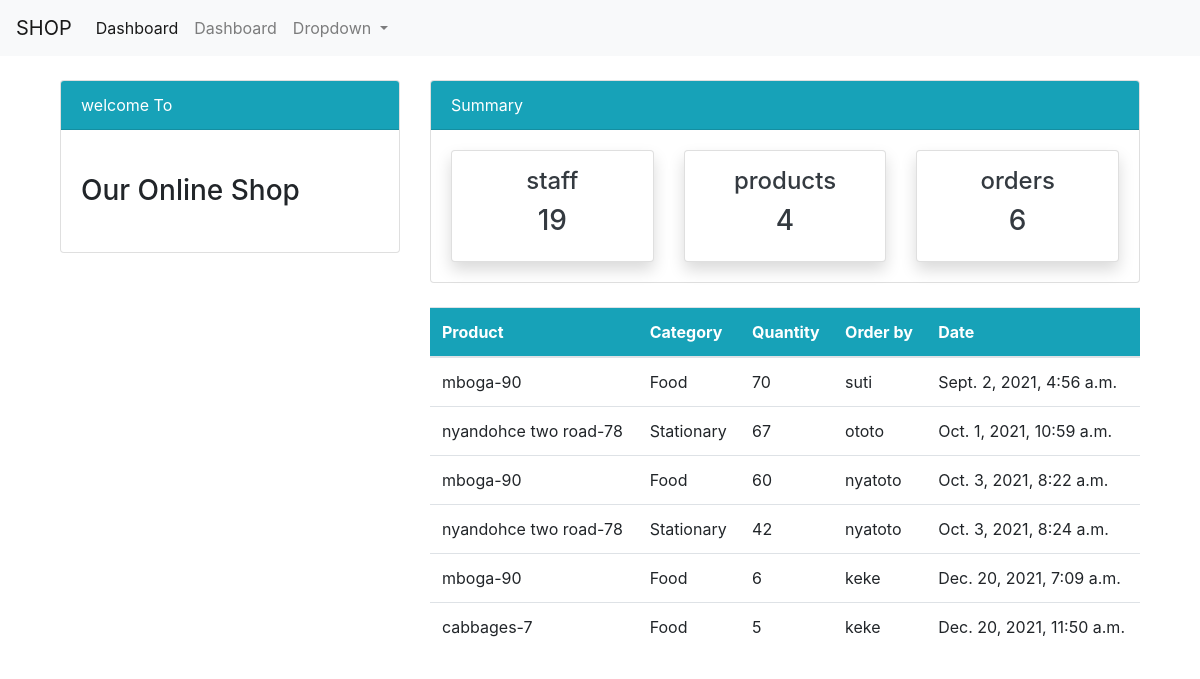
/order/ (signed in), run on an earlier commit of the app's database.
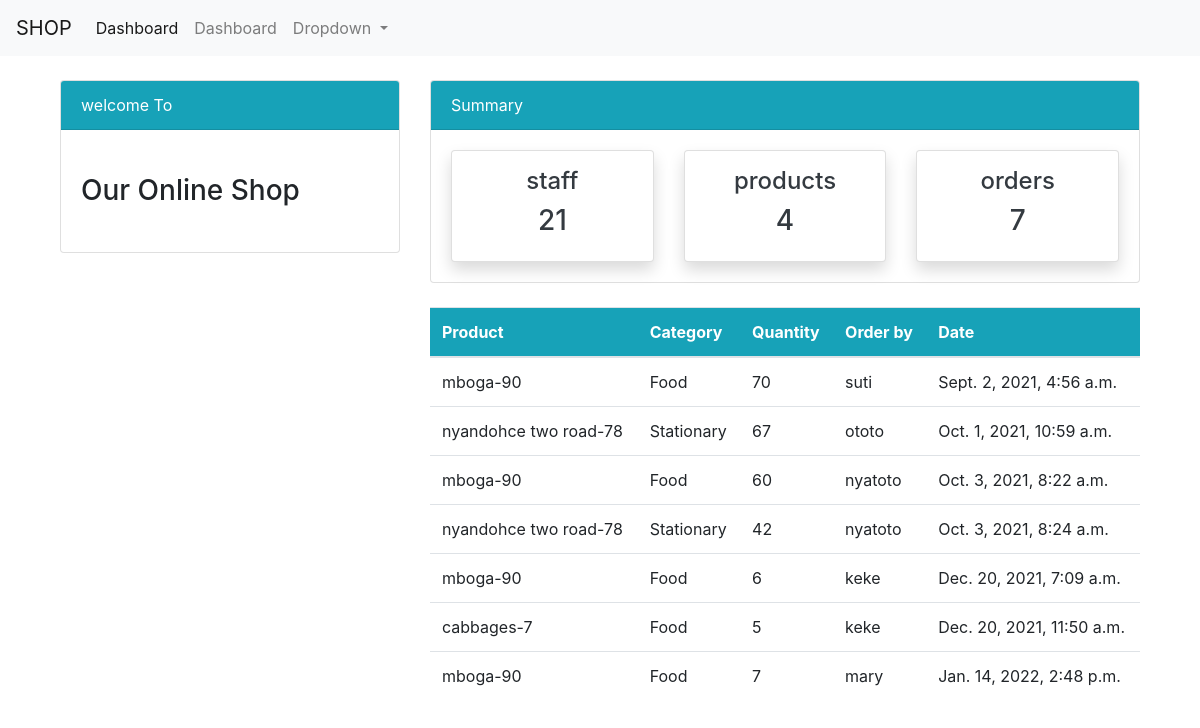
And on a later commit of the database.
### dashboard/models.py (models this page shows, shortened)
class Order(models.Model):
    product = models.ForeignKey(Product, on_delete=models.CASCADE, null=True)
    staff = models.ForeignKey(User, models.CASCADE, null=True)
    order_quantity = models.PositiveIntegerField(null=True)
    date = models.DateTimeField(auto_now_add=True)

class Product(models.Model):
    name = models.CharField(max_length=100, null=True)
    category = models.CharField(max_length=20, choices=CATEGORY, null=True)
    quantity = models.PositiveIntegerField(null=True)
    def __str__(self):
        return f'{self.name}-{self.quantity}'

### dashboard/views.py (the view)
# urls.py: path('order/', views.order, name='dashboard-order'),
@login_required(login_url='user-login')
def order(request):
    orders = Order.objects.all()
    orders_count = orders.count()
    product_count = Product.objects.all().count()
    workers_count = User.objects.all().count()
    context = {
        'orders': orders,
        'workers_count': workers_count,
        'orders_count': orders_count,
        'product_count': product_count,
    }
    return render(request, 'dashboard/order.html', context)

### dashboard/templates/dashboard/order.html (shortened to what this page needs)
{% extends 'dashboard/base.html' %}
{% block content %}
{% include 'dashboard/basee.html' %}
<div class="container">
    <div class="row my-4">
        <div class="col-md-4"></div>
        <div class="col-md-8">
            <table class="table bg-white">
                <thead class="bg-info">
                <tr class="text-white">
                    <th scope="col">Product</th>
                    <th scope="col">Category</th>
                    <th scope="col">Quantity</th>
                    <th scope="col">Order by</th>
                    <th scope="col">Date</th>
                </tr>
                </thead>
                <tbody>
                {% for order in orders %}
                <tr>
                    <td>{{order.product}}</td>
                    <td>{{order.product.category}}</td>
                    <td>{{order.order_quantity}}</td>
                    <td>{{order.staff.username}}</td>
                    <td>{{order.date}}</td>
                </tr>
              {% endfor %}
                </tbody>
            </table>
        </div>
    </div>
</div>
{% endblock %}

What changed in the data, as far as the page shows it:
added Order: product "mboga-90", product.category "Food", order_quantity "7", staff.username "mary", date "Jan. 14, 2022, 2:48 p.m."
Also different on the page:
{{ workers_count }}: "19" → "21"
{{ orders_count }}: "6" → "7"
